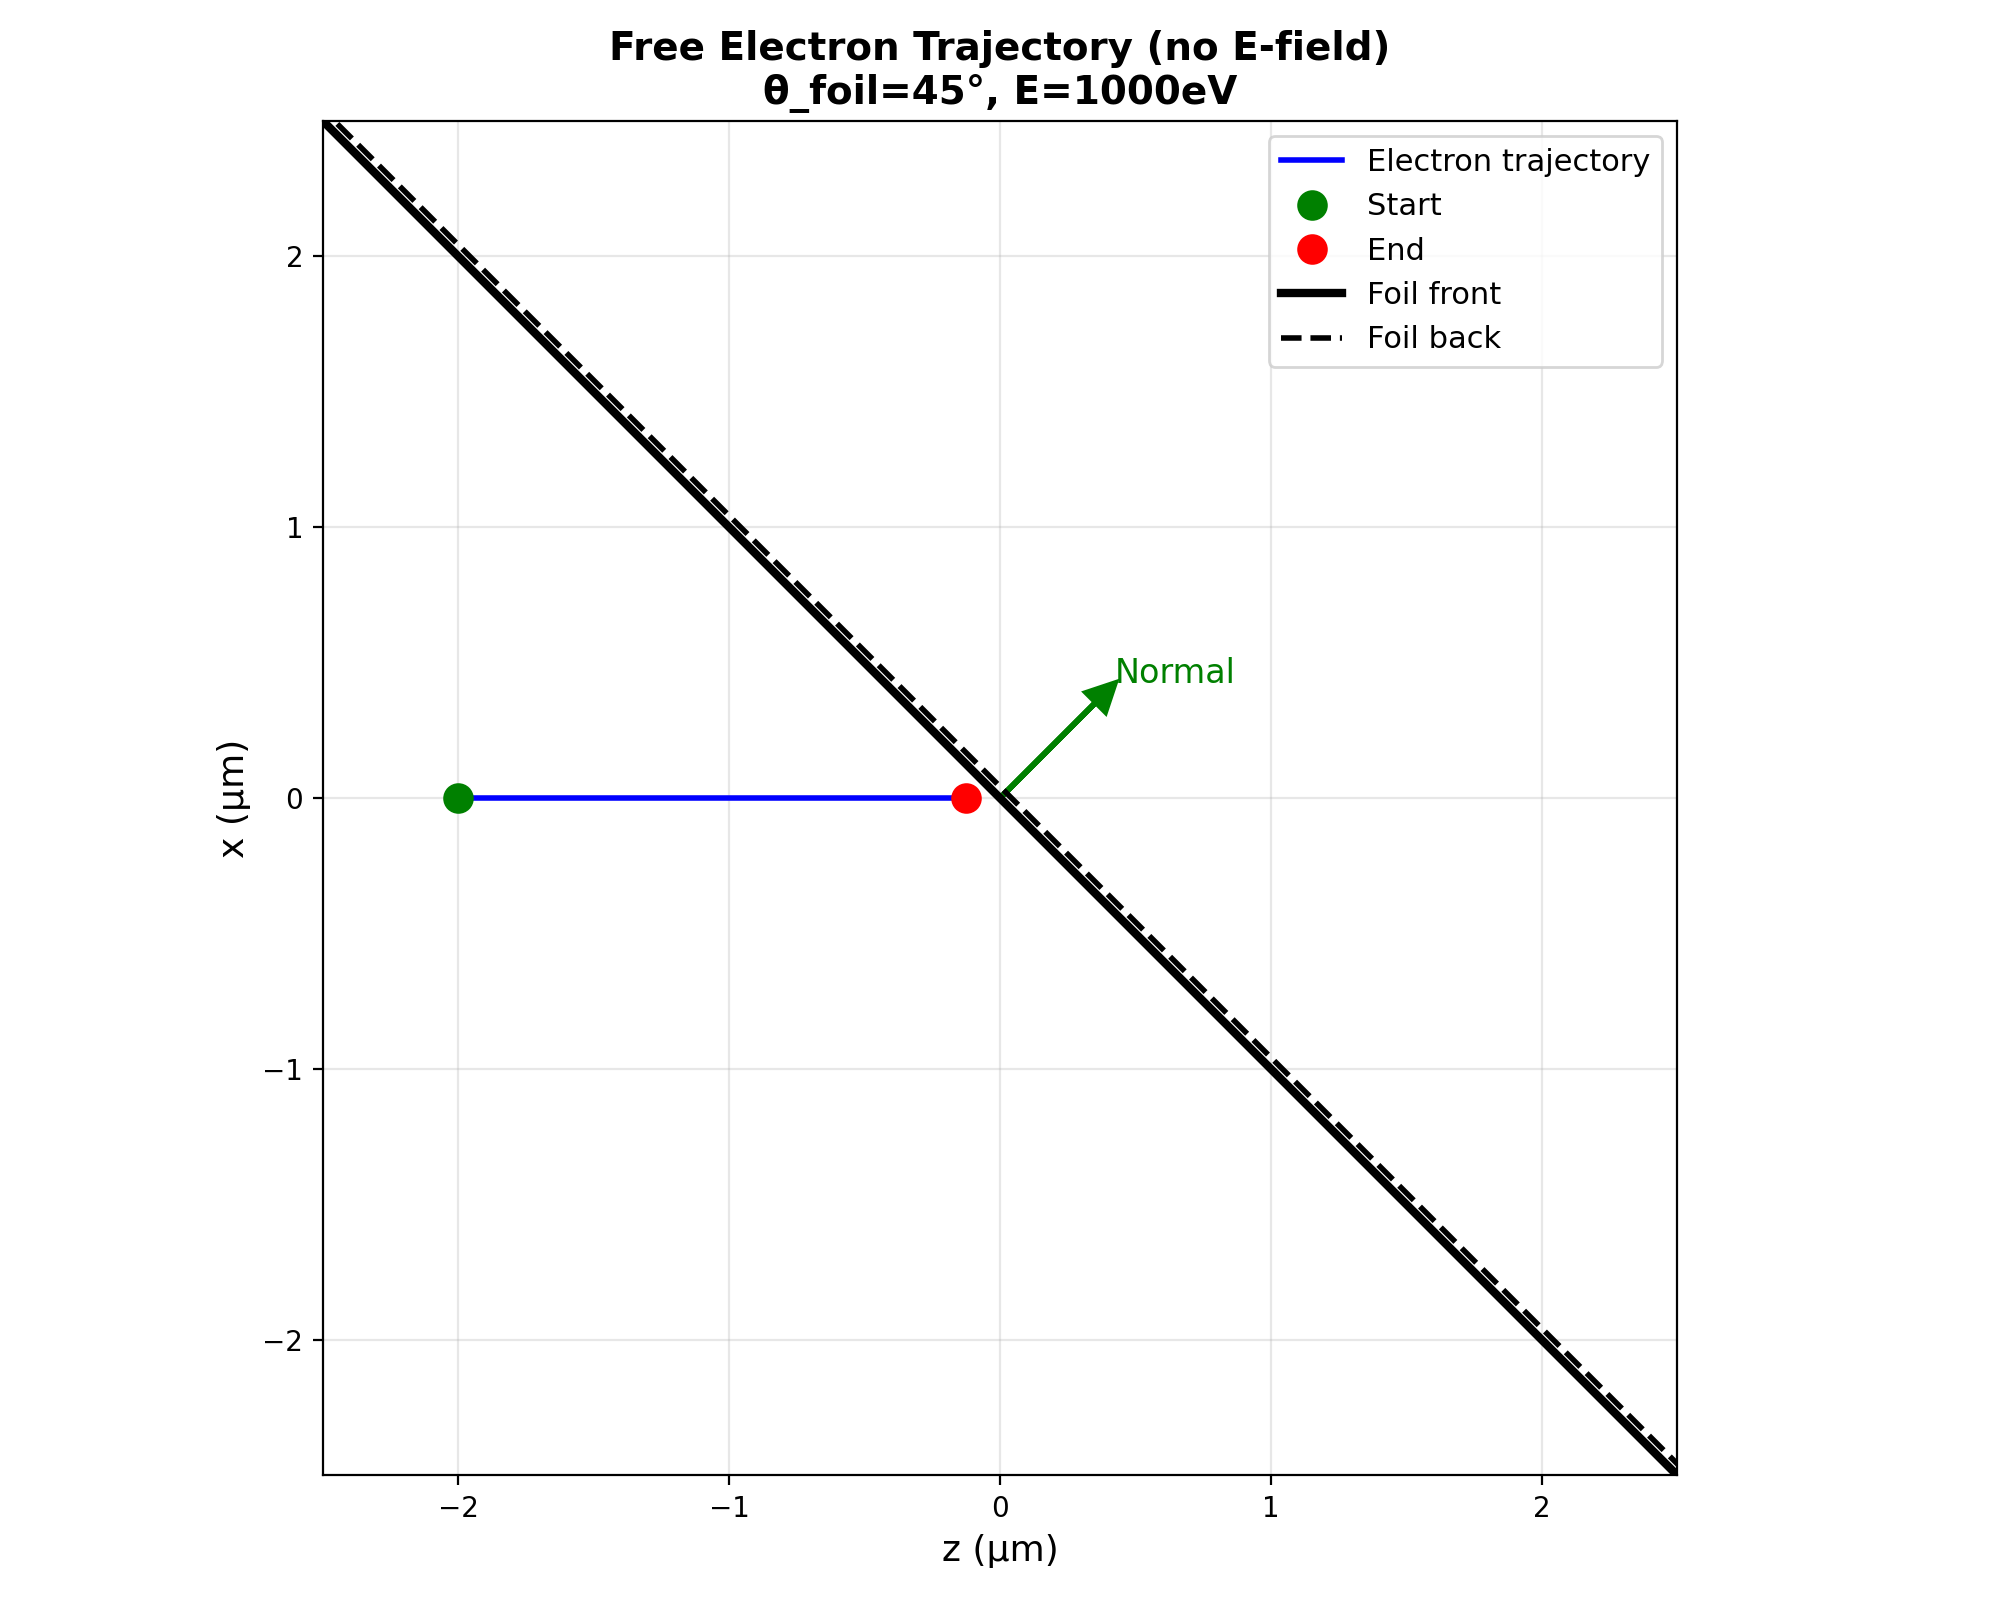

Recreate this plot in Python.
import numpy as np
import matplotlib.pyplot as plt
from scipy.integrate import odeint

# 物理常数
c = 299792458.0
e = 1.602e-19
m_e = 9.109e-31

# 测试参数
theta_foil = 45  # 薄膜角度
theta_laser = 75  # 激光角度
electron_energy_eV = 1000

# 电子速度
E_k = electron_energy_eV * e
v0 = np.sqrt(2 * E_k / m_e)

print(f"电子能量: {electron_energy_eV} eV")
print(f"电子速度: {v0:.3e} m/s ({v0/c:.4f}c)")

# 薄膜法向
theta_f = np.radians(theta_foil)
nx = np.sin(theta_f)
nz = np.cos(theta_f)

print(f"\n薄膜倾角: {theta_foil}°")
print(f"薄膜法向: ({nx:.3f}, {nz:.3f})")

# 测试：电子从z轴负方向沿+z方向入射
x0 = 0.0
z0 = -2e-6  # 从-2μm处开始

print(f"\n初始位置: ({x0*1e6:.2f}, {z0*1e6:.2f}) μm")
print(f"初始速度: vx=0, vz={v0:.3e} m/s (+z方向)")

# 模拟无电场情况下的自由飞行
t_max = 1e-13
t_array = np.linspace(0, t_max, 1000)

# 自由飞行
x_traj = x0 * np.ones_like(t_array)
z_traj = z0 + v0 * t_array

# 计算到薄膜的距离
# 薄膜前表面在原点，法向为(nx, nz)
distances = x_traj * nx + z_traj * nz

print(f"\n时间演化:")
print(f"t=0: 距离薄膜 {distances[0]*1e9:.2f} nm")
print(f"t={t_max*1e15:.1f} fs: 距离薄膜 {distances[-1]*1e9:.2f} nm")
print(f"最终z位置: {z_traj[-1]*1e6:.2f} μm")

# 检查是否穿过薄膜
d = 60e-9
crossed = np.any((distances > 0) & (distances < d))
print(f"\n是否穿过薄膜（0到{d*1e9:.0f} nm）: {crossed}")

if not crossed:
    # 计算需要的时间
    # 电子需要到达薄膜前表面: dist = 0
    # x*nx + z*nz = 0
    # 0*nx + (z0 + v0*t)*nz = 0
    # t = -z0*nz / (v0*nz) = -z0/v0  (因为电子沿+z方向，nz>0)

    # 更正确的计算：
    # 需要距离 = 0 - (x0*nx + z0*nz) = -(x0*nx + z0*nz)
    # 速度沿+z方向的分量对距离的贡献 = v0*nz
    initial_dist = x0*nx + z0*nz
    print(f"初始距离: {initial_dist*1e9:.2f} nm")
    print(f"需要穿越距离: {-initial_dist*1e9:.2f} nm")

    time_to_foil = -initial_dist / (v0 * nz)
    print(f"到达薄膜所需时间: {time_to_foil*1e15:.2f} fs")
    print(f"当前模拟时间: {t_max*1e15:.1f} fs")

    if time_to_foil > t_max:
        print(f"\n问题：模拟时间太短！需要至少 {time_to_foil*1e15:.1f} fs")

# 可视化
fig, ax = plt.subplots(figsize=(10, 8))

# 绘制轨迹
ax.plot(z_traj*1e6, x_traj*1e6, 'b-', linewidth=2, label='Electron trajectory')
ax.plot(z0*1e6, x0*1e6, 'go', markersize=10, label='Start')
ax.plot(z_traj[-1]*1e6, x_traj[-1]*1e6, 'ro', markersize=10, label='End')

# 绘制薄膜
z_line = np.linspace(-3, 3, 100)
x_line = -z_line * nz / nx  # 薄膜前表面经过原点
ax.plot(z_line, x_line, 'k-', linewidth=3, label='Foil front')

# 薄膜后表面
x_line_back = x_line + d * nx / np.sqrt(nx**2 + nz**2) * 1e6
ax.plot(z_line, x_line_back, 'k--', linewidth=2, label='Foil back')

# 法向箭头
ax.arrow(0, 0, nx*0.5, nz*0.5, head_width=0.1, head_length=0.1,
         fc='green', ec='green', linewidth=2)
ax.text(nx*0.6, nz*0.6, 'Normal', fontsize=12, color='green')

ax.set_xlabel('z (μm)', fontsize=13)
ax.set_ylabel('x (μm)', fontsize=13)
ax.set_title(f'Free Electron Trajectory (no E-field)\nθ_foil={theta_foil}°, E={electron_energy_eV}eV',
             fontsize=14, fontweight='bold')
ax.legend(fontsize=11)
ax.grid(True, alpha=0.3)
ax.set_aspect('equal')
ax.set_xlim(-2.5, 2.5)
ax.set_ylim(-2.5, 2.5)

plt.tight_layout()
plt.savefig('debug_trajectory.png', dpi=200)
print("\n可视化已保存到: debug_trajectory.png")
plt.show()
